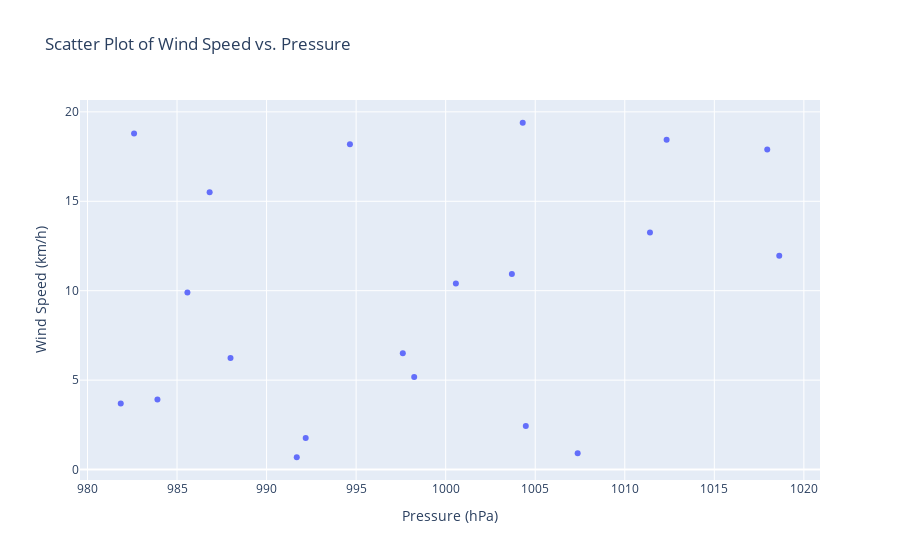
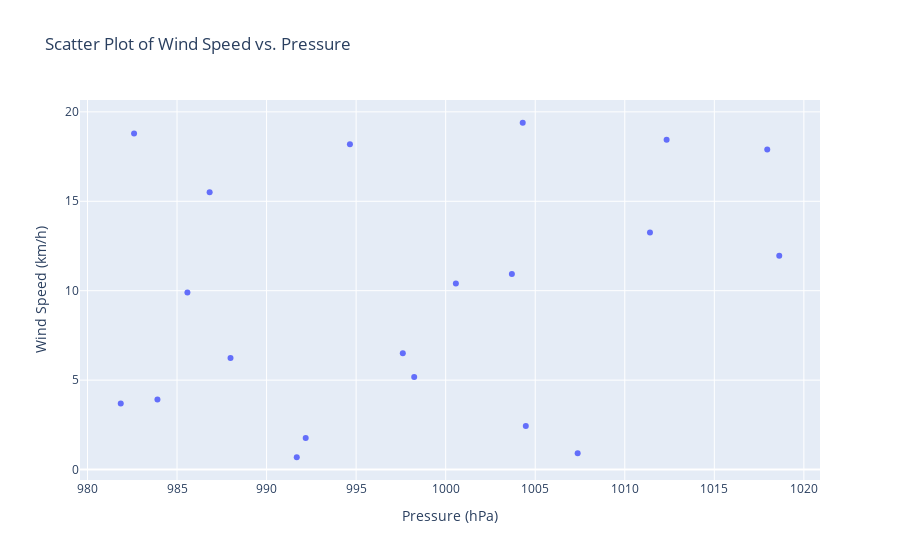

The notebook cell saved with these charts, in order:
### Code cell
!pip install plotly --upgrade
import numpy as np
import pandas as pd
import plotly.graph_objects as go

# Data generation
np.random.seed(42)  # For reproducibility
data = {
    'temperature': np.random.uniform(5, 45, 20),  # Temperature in degrees Celsius
    'pressure': np.random.uniform(980, 1020, 20),  # Pressure in hPa
    'wind speed': np.random.uniform(0, 20, 20)  # Wind speed in km/h
}

df = pd.DataFrame(data)

# Create a scatter plot of 'wind speed' versus 'pressure'
plot_data = []
plot_data.append(go.Scatter(x=df['pressure'], y=df['wind speed'], mode='markers'))
layout = go.Layout(
    xaxis=dict(title='Pressure (hPa)'),
    yaxis=dict(title='Wind Speed (km/h)'),
    title='Scatter Plot of Wind Speed vs. Pressure'
)
fig = go.Figure(data=plot_data, layout=layout)

# Display the figure
fig.show()
import plotly.graph_objects as go

# Data generation
np.random.seed(42)  # For reproducibility
data = {
    'temperature': np.random.uniform(5, 45, 20),  # Temperature in degrees Celsius
    'pressure': np.random.uniform(980, 1020, 20),  # Pressure in hPa
    'wind speed': np.random.uniform(0, 20, 20)  # Wind speed in km/h
}

df = pd.DataFrame(data)

# Create a scatter plot of 'wind speed' versus 'pressure'
plot_data = []
plot_data.append(go.Scatter(x=df['pressure'], y=df['wind speed'], mode='markers'))
layout = go.Layout(
    xaxis=dict(title='Pressure (hPa)'),
    yaxis=dict(title='Wind Speed (km/h)'),
    title='Scatter Plot of Wind Speed vs. Pressure'
)
fig = go.Figure(data=plot_data, layout=layout)

# Display the figure
fig.show()

### Figure 1 — Plotly figure (JSON) as saved in the notebook; plotly's stock layout.template omitted (floating-point values rounded to 4 significant figures)
{"data": [{"mode": "markers", "x": [1004.0, 985.6, 991.7, 994.7, 998.2, 1011.0, 988.0, 1001.0, 1004.0, 981.9, 1004.0, 986.8, 982.6, 1018.0, 1019.0, 1012.0, 992.2, 983.9, 1007.0, 997.6], "y": [2.441, 9.904, 0.6878, 18.19, 5.176, 13.25, 6.234, 10.4, 10.93, 3.697, 19.39, 15.5, 18.79, 17.9, 11.96, 18.44, 1.77, 3.92, 0.9045, 6.507], "type": "scatter"}], "layout": {"title": {"text": "Scatter Plot of Wind Speed vs. Pressure"}, "xaxis": {"title": {"text": "Pressure (hPa)"}}, "yaxis": {"title": {"text": "Wind Speed (km/h)"}}}}

### Figure 2 — Plotly figure (JSON) as saved in the notebook; plotly's stock layout.template omitted (floating-point values rounded to 4 significant figures)
{"data": [{"mode": "markers", "x": [1004.0, 985.6, 991.7, 994.7, 998.2, 1011.0, 988.0, 1001.0, 1004.0, 981.9, 1004.0, 986.8, 982.6, 1018.0, 1019.0, 1012.0, 992.2, 983.9, 1007.0, 997.6], "y": [2.441, 9.904, 0.6878, 18.19, 5.176, 13.25, 6.234, 10.4, 10.93, 3.697, 19.39, 15.5, 18.79, 17.9, 11.96, 18.44, 1.77, 3.92, 0.9045, 6.507], "type": "scatter"}], "layout": {"title": {"text": "Scatter Plot of Wind Speed vs. Pressure"}, "xaxis": {"title": {"text": "Pressure (hPa)"}}, "yaxis": {"title": {"text": "Wind Speed (km/h)"}}}}
